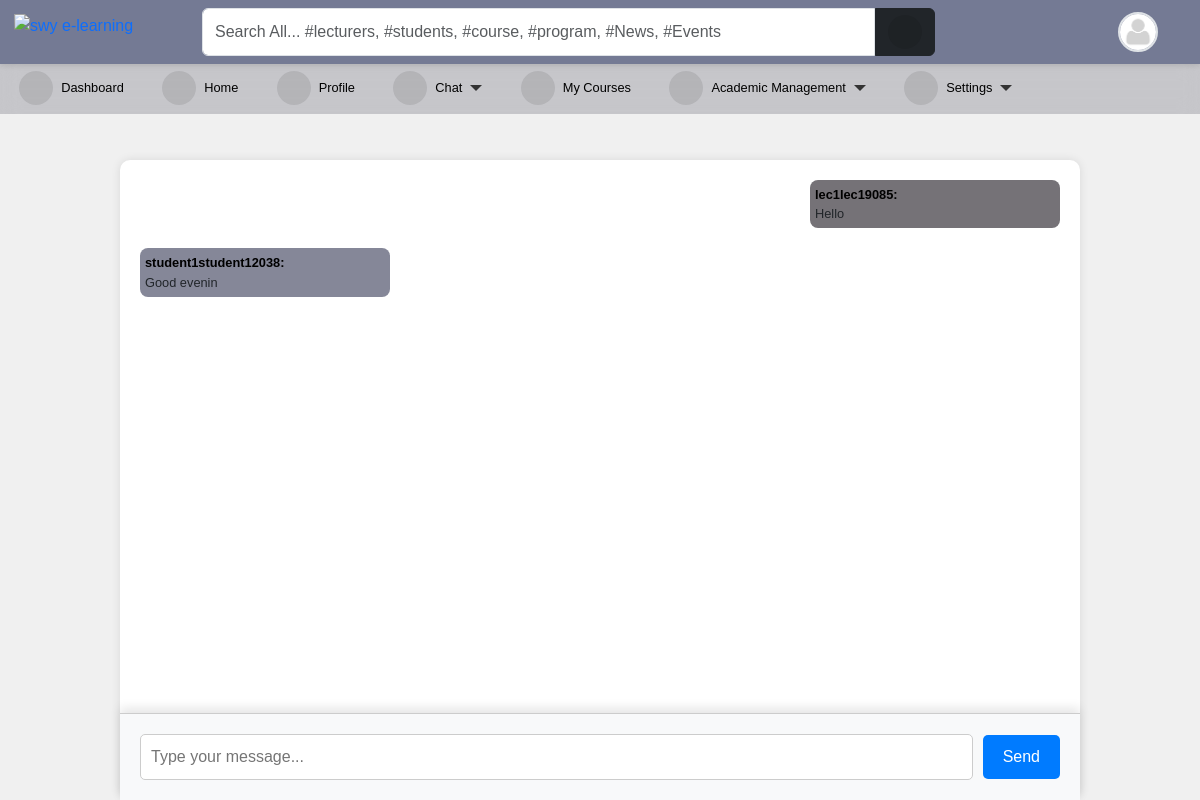
/chat/student1student12038/ (signed in), run on the app's committed database.
### accounts/models.py (models this page shows, shortened)
class User(AbstractUser):
    is_student = models.BooleanField(default=False)
    is_lecturer = models.BooleanField(default=False)
    gender = models.CharField(max_length=1, choices=GENDERS, blank=True, null=True)
    phone = models.CharField(max_length=60, blank=True, null=True)
    address = models.CharField(max_length=60, blank=True, null=True)
    picture = models.ImageField(
        upload_to="profile_pictures/%y/%m/%d/", default="default.png", null=True
    )
    email = models.EmailField(blank=True, null=True)
    username_validator = ASCIIUsernameValidator()
    objects = CustomUserManager()
    class Meta:
        ordering = ("-date_joined",)
    @property
    def get_user_role(self):
        if self.is_superuser:
            role = "Admin"
        elif self.is_student:
            role = "Student"
        elif self.is_lecturer:
            role = "Lecturer"
        return role

### chat/models.py (models this page shows, shortened)
class Message(models.Model):
    sender = models.ForeignKey(User, on_delete=models.CASCADE)
    chat = models.ForeignKey(Chat, on_delete=models.CASCADE, related_name='messages')
    content = models.TextField()
    timestamp = models.DateTimeField(auto_now_add=True)

### chat/views.py (the view)
# urls.py: path('<str:username>/',views.home,name='room'),
def home(request, username):
    try:
        get_user = User.objects.get(username=username)
    except User.DoesNotExist:
        return HttpResponse("User not found", status=404)
    existing_chat = Chat.objects.filter(user1=request.user, user2=get_user) | Chat.objects.filter(user1=get_user, user2=request.user)
    if existing_chat.exists():
        chat_room = existing_chat.first()
        room_name = chat_room.room_name
    else:
        room_name = generate_room_name(request.user.username, username)
        chat_room = Chat.objects.create(user1=request.user, user2=get_user, room_name=room_name)
    messages = Message.objects.filter(chat=chat_room).order_by('timestamp')
    return render(request, 'chat/chatroom.html', {'room_name': room_name, 'messages': messages})

### templates/chat/chatroom.html (shortened to what this page needs)
{% extends "base.html" %}
{% load class_name %}
{% block content %}
<div class="chat-wrapper">
    <ul class="chat-messages" id="chat-messages">
        {% for message in messages %}
        <li class="chat-message {% if message.sender.username == request.user.username %}self{% endif %}">
            <span class="username" >{{ message.sender.username }}:</span>
            <span class="message-content">{{ message.content }}</span>
        </li>
        {% endfor %}
    </ul>
    <div class="chat-input">
        <input type="text" id="message-input" placeholder="Type your message..." onkeypress="sendMessageOnEnter(event)">
        <button onclick="sendMessage()">Send</button>
    </div>
</div>
{% endblock content %}

### templates/navbar.html (shortened to what this page needs)
{% load static %}
<div id="top-navbar" class="py-2 top-navbar">
	<div class="container">
		<a href="/" class="head-logo">
			<img src="{% static 'img/swy e-learning.jpg' %}" width="40px" alt="swy e-learning">
		</a>
		<div class="nav-wrapper">
			<form class="form-header" action="{% url 'query' %}" method="GET">
				<input id="primary-search" class="form-control rounded-end-0" type="text" name="q" value="{{ request.GET.q }}"
					placeholder="Search All... #lecturers, #students, #course, #program, #News, #Events" required />
				<button class="btn btn-dark rounded-start-0" type="submit">
					<i class="fas fa-search"></i>
				</button>
			</form>
			<div class="dropdown index">
				<div class="avatar border border-2" type="button" data-bs-toggle="dropdown" aria-expanded="false">
					<img src="{{ request.user.picture.url }}">
				</div>
			</div>
		</div>
	</div>
</div>

### static/scss/style1.css (style rules this page uses)
*, body { font-family: "Rubik", sans-serif; }
body { background-color: #f3f2f2; }
#top-navbar { position: fixed; top: 0; right: 0; -webkit-margin-start: -10px; z-index: 90; padding: 0; background: #747a94; box-shadow: 0px 2px 5px 0px rgba(0, 0, 0, 0.1); transition: 0.3s; margin: 0; }
#top-navbar .container { display: flex; background-color: transparent; position: relative; }
#top-navbar .nav-wrapper { display: flex; flex-wrap: wrap; justify-content: space-between; align-items: center; width: 100%; margin-left: 10rem; background-color: transparent; }
#top-navbar .nav-wrapper .form-header { display: flex; flex: 0.8; }
#top-navbar .nav-wrapper .form-header button { flex: 0.1; }
#top-navbar { left: 0; }
.avatar { width: 40px; height: 40px; border-radius: 50%; overflow: hidden; }
.avatar img { width: 100%; height: 100%; -o-object-fit: cover; object-fit: cover; }
a { color: var(--bs-primary); text-decoration: none; }
.fas, .fa { font-size: 16px; display: inline-flex; align-items: center; justify-content: center; width: 34px; height: 34px; background-color: rgba(0, 0, 0, 0.093); border-radius: 50%; }

### templates/aside.html (style rules this page uses)
li { font-size: .8rem; }

### templates/navbar.html (style rules this page uses)
.head-logo { position: absolute; left: -1rem; top: 0.3rem; }

### templates/chat/chatroom.html (style rules this page uses)
body { font-family: Arial, sans-serif; background-color: #f0f0f0; margin: 0; padding: 0; }
.chat-wrapper { position: absolute; top: 50%; left: 50%; transform: translate(-50%, -50%); width: 80%; max-width: calc(100% - 40px); height: 80%; background-color: #fff; border-radius: 10px; box-shadow: 0px 0px 10px rgba(0, 0, 0, 0.1); display: flex; flex-direction: column; margin-top: 5rem; }
.chat-messages { flex: 1; list-style: none; padding: 20px; margin: 0; overflow-y: auto; align-items: center; }
.chat-message { margin-bottom: 20px; display: flex; flex-direction: column; background-color: rgba(78, 81, 105, 0.685); border-radius: .5rem; max-width :250px; padding: 5px; }
.chat-message .username { font-weight: bold; margin-right: 5px; color: #000000; }
.chat-message.self { justify-content: flex-end; background-color: rgb(117, 114, 119); margin-left: auto; }
.chat-input { padding: 20px; background-color: #f8f9fa; border-top: 1px solid #ccc; box-shadow: 0px -5px 10px rgba(0, 0, 0, 0.1); display: flex; align-items: center; }
.chat-input input { flex: 1; padding: 10px; border: 1px solid #ccc; border-radius: 5px; font-size: 16px; margin-right: 10px; }
.chat-input button { background-color: #007bff; color: #fff; border: none; border-radius: 5px; padding: 10px 20px; cursor: pointer; font-size: 16px; transition: background-color 0.3s; }

### data on the page
User: user.picture (placeholder picture)
Message: sender.username "lec1lec19085", content "Hello"
Message: sender.username "student1student12038", content "Good evenin"
